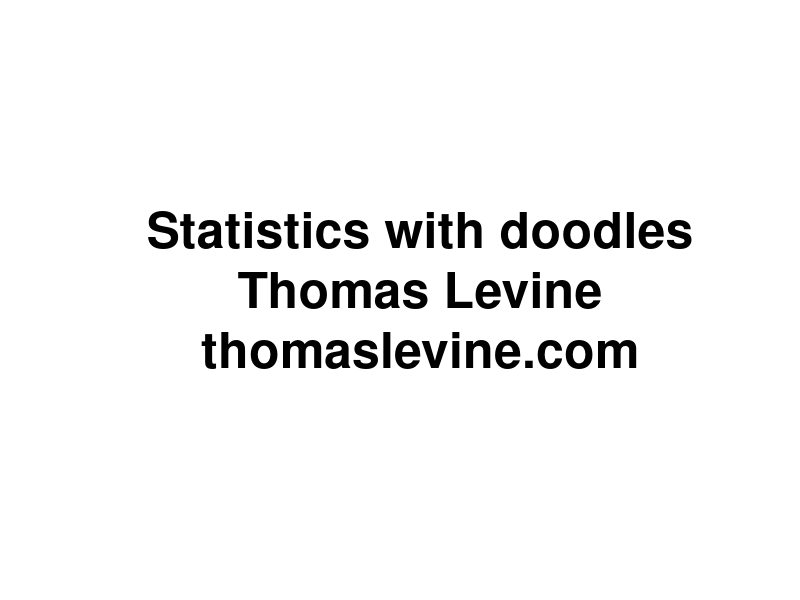
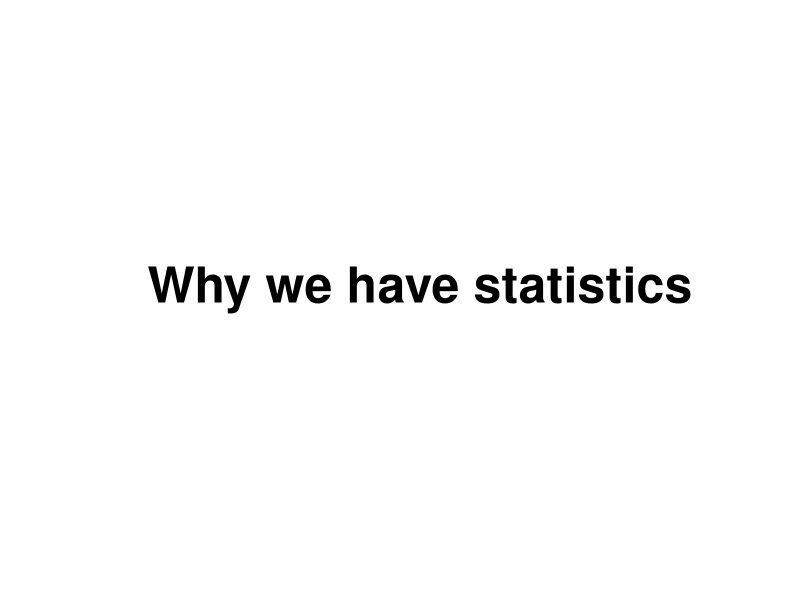
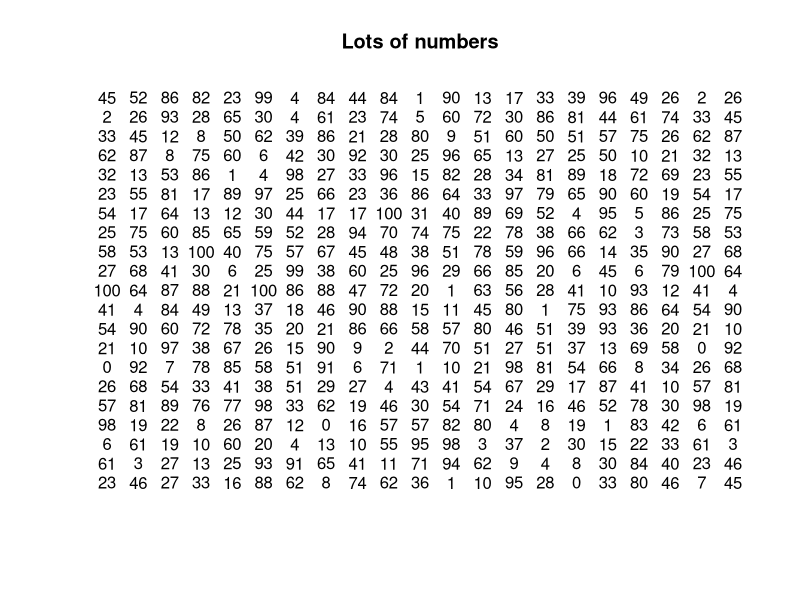
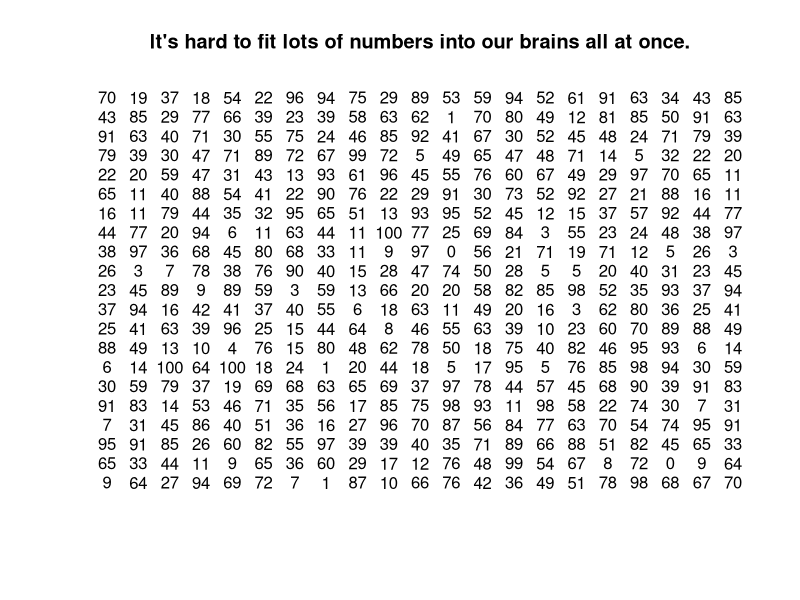
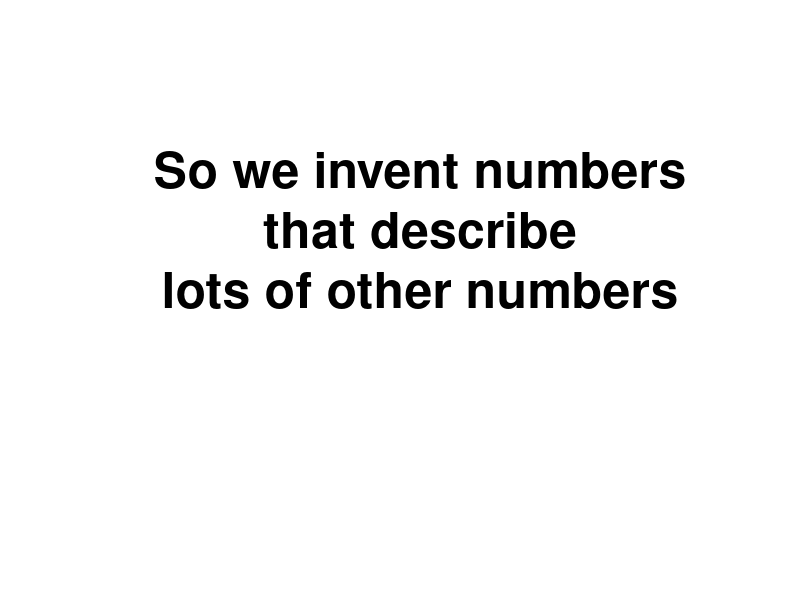
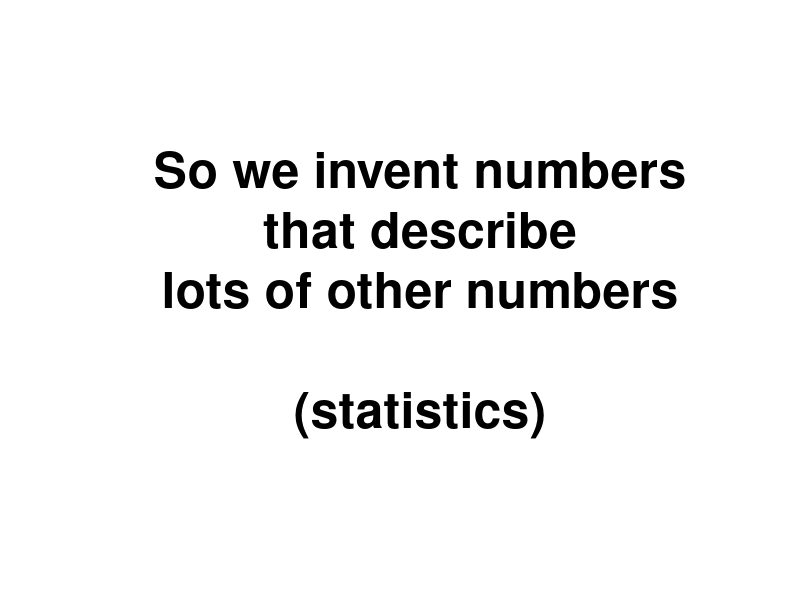
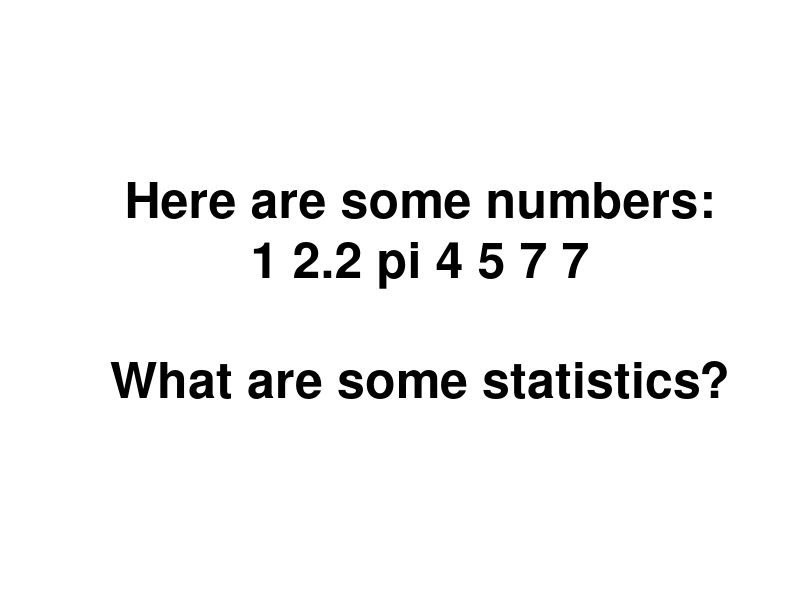
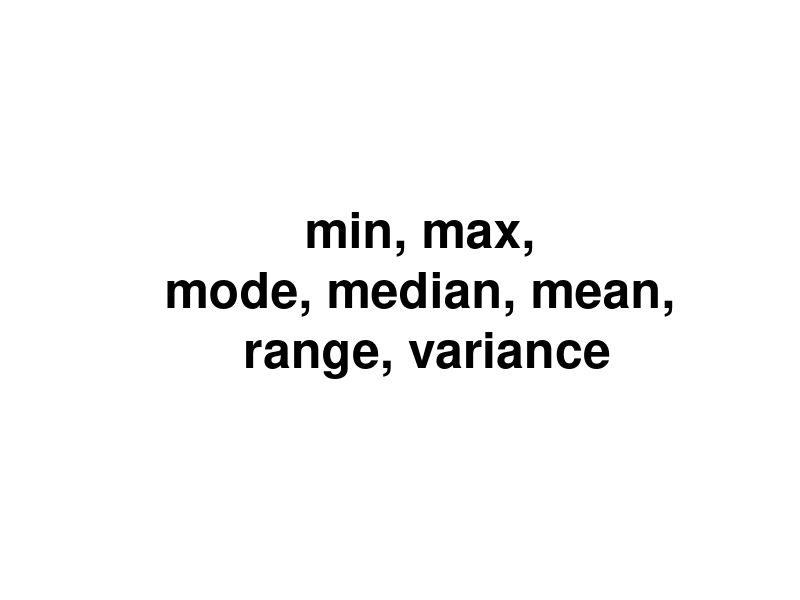

Reproduce these figures in R, in order.
attach(iris)
attach(na.omit(airquality))
attach(cars)

baseplot <- function(main, ...) {
  plot(..., type = 'p', bty = 'n',
    main = main, pch = 21, bg = 'grey', col = NULL,
    col.axis = 'grey', col.lab = 'grey', col.main = 'grey', fg = 'grey')
}
irisplot <- function(main) {
  baseplot(main, Petal.Length ~ Petal.Width)
}

meanplot <- function(main) {
  irisplot(main)
  abline(h = mean(Petal.Length), lty = 2)
  abline(v = mean(Petal.Width), lty = 2)
}

interjection <- function(main) {
  plot.new()
  text(0.5, 0.5, cex = 3, label = main, font = 2)
}

blue <-  rgb(0,0,1,.5)

rand <- data.frame(x = rnorm(100), y = rnorm(100))

# ----------------

statistics <- function() {
# Introduction
interjection('Why we have statistics')

plot(c(-1,1),c(-1,1),xlab='',ylab='',type='n',axes=F,main='Lots of numbers')
text(rep(seq(-1,1,.1),each=21),rep(seq(-1,1,.1),21),round(100*runif(400)))


plot(c(-1,1),c(-1,1),xlab='',ylab='',type='n',axes=F,main='It\'s hard to fit lots of numbers into our brains all at once.')
text(rep(seq(-1,1,.1),each=21),rep(seq(-1,1,.1),21),round(100*runif(400)))

interjection('So we invent numbers\nthat describe\nlots of other numbers\n\n')
interjection('So we invent numbers\nthat describe\nlots of other numbers\n\n(statistics)')

interjection('Here are some numbers:\n1 2.2 pi 4 5 7 7\n\nWhat are some statistics?')
interjection('min, max,\nmode, median, mean,\n range, variance')
interjection('how many integers,\nwhether the numbers are sorted\n&c.')
interjection('')
interjection('Measuring linear relationships')
}

linear.relationships <- function() {
baseplot('Normal random noise', rand$y ~ rand$x)

irisplot('Two iris variables that move together')

baseplot('Two air quality variables that move oppositely', Ozone ~ Wind) 

Weight <- ChickWeight$weight
Time <- ChickWeight$Time
baseplot('Not a linear relationship', Weight ~ Time) 
}

covariance <- function() {
# Motivation for covariance
interjection('We want a number\nthat describes\nwhether two variables\nmove together.')

irisplot('It should be high for these variables')

rand <- data.frame(x = rnorm(100), y = rnorm(100))
baseplot('It should be low for these variables', Ozone ~ Wind) 

baseplot('It should be near zero for these variables', rand$y ~ rand$x)

# Computing covariance
interjection('Covariance')

irisplot('The iris variables')

meanplot('Find the means')

meanplot('Draw a rectangle')
rect(xleft = mean(Petal.Width),
     ybottom = mean(Petal.Length),
     xright = Petal.Width[c(44,72)],
     ytop = Petal.Length[c(44,72)])

irisplot('Draw all the rectangles')
valence <- (Petal.Length - mean(Petal.Length)) *
           (Petal.Width - mean(Petal.Width)) > 0
rect(xleft = mean(Petal.Width),
     ybottom = mean(Petal.Length),
     xright = Petal.Width,
     ytop = Petal.Length,
     col = rgb(1-valence, 0, valence,.1),
     lty = 'blank')

irisplot('Why did I color them blue and red?')
valence <- (Petal.Length - mean(Petal.Length)) *
           (Petal.Width - mean(Petal.Width)) > 0
rect(xleft = mean(Petal.Width),
     ybottom = mean(Petal.Length),
     xright = Petal.Width,
     ytop = Petal.Length,
     col = rgb(1-valence, 0, valence,.1),
     lty = 'blank')

irisplot('Why did I color them blue and red?')
valence <- (Petal.Length - mean(Petal.Length)) *
           (Petal.Width - mean(Petal.Width)) > 0
rect(xleft = mean(Petal.Width),
     ybottom = mean(Petal.Length),
     xright = Petal.Width,
     ytop = Petal.Length,
     col = rgb(1-valence, 0, valence,.1),
     lty = 'blank')
text(x = max(Petal.Width), y = max(Petal.Length), pos = 2, label = 'Evidence of\nmovement together')
text(x = min(Petal.Width), y = min(Petal.Length), pos = 4, label = 'Evidence of\nmovement together')
text(x = max(Petal.Width), y = min(Petal.Length), pos = 2, label = 'Evidence of\nmovement oppositely')
text(x = min(Petal.Width), y = max(Petal.Length), pos = 4, label = 'Evidence of\nmovement oppositely')

plot(c(-1,1),c(-1,1),main = 'Add the blues together. (This is at a different scale.)',
  type = 'n', axes = F, xlab = '', ylab = '')
rect(xleft = -1, ybottom = -1, xright = 1, ytop = 1, lty = 'blank', col = 'blue')

plot(c(-1,1),c(-1,1),main = 'Add the reds together.',
  type = 'n', axes = F, xlab = '', ylab = '')
rect(xleft = -1, ybottom = -1, xright = 1, ytop = 1, lty = 'blank', col = 'blue')
rect(xleft = .8, ybottom = -1, xright = 1, ytop = -.8, lty = 'blank', col = 'red')

plot(c(-1,1),c(-1,1),main = 'Subtract the reds.',
  type = 'n', axes = F, xlab = '', ylab = '')
rect(xleft = -1, ybottom = -1, xright = 1, ytop = 1, lty = 'blank', col = 'blue')
rect(xleft = .8, ybottom = -1, xright = 1, ytop = -.8, lty = 'blank', col = 'white')

plot(c(-1,1),c(-1,1),main = 'Divide into as many equal pieces as we have irises (n).',
  type = 'n', axes = F, xlab = '', ylab = '')
rect(xleft = -1, ybottom = -1, xright = 1, ytop = 1, lty = 'blank', col = 'blue')
rect(xleft = .8, ybottom = -1, xright = 1, ytop = -.8, lty = 'blank', col = 'white')
abline(v = 2 * (-.5 + ((1:nrow(iris))/nrow(iris))))

plot(c(-1,1),c(-1,1),main = 'This blue sliver is the covariance.',
  type = 'n', axes = F, xlab = '', ylab = '')
rect(xleft = -.3, xright = -.3 + (.5/nrow(iris)), ybottom = -1, ytop = 1,
  col = 'blue', lty = 'blank')
}

covariance.notpositive <- function() {
irisplot('That was for this sort of relationship.')
valence <- (Petal.Length - mean(Petal.Length)) *
           (Petal.Width - mean(Petal.Width)) > 0
rect(xleft = mean(Petal.Width),
     ybottom = mean(Petal.Length),
     xright = Petal.Width,
     ytop = Petal.Length,
     col = rgb(1-valence, 0, valence,.1),
     lty = 'blank')

baseplot('What if we have more red than blue?', Ozone ~ Wind)
valence <- (Ozone - mean(Ozone)) *
           (Wind - mean(Wind)) > 0
rect(xleft = mean(Wind),
     ybottom = mean(Ozone),
     xright = Wind,
     ytop = Ozone,
     col = rgb(1-valence, 0, valence,.1),
     lty = 'blank')

plot(c(-1,1),c(-1,1),main = 'Add the blues together. (This is at a different scale.)',
  type = 'n', axes = F, xlab = '', ylab = '')
rect(xleft = -1, ybottom = .8, xright = -.8, ytop = 1, lty = 'blank', col = 'blue')

plot(c(-1,1),c(-1,1),main = 'Add the reds together.',
  type = 'n', axes = F, xlab = '', ylab = '')
rect(xleft = -1, ybottom = -1, xright = 1, ytop = 1, lty = 'blank', col = 'red')
rect(xleft = -1, ybottom = .8, xright = -.8, ytop = 1, lty = 'blank', col = 'blue')

plot(c(-1,1),c(-1,1),main = 'Subtract the reds.',
  type = 'n', axes = F, xlab = '', ylab = '')
rect(xleft = -1, ybottom = -1, xright = 1, ytop = 1, lty = 'blank', col = 'red')
rect(xleft = -1, ybottom = .8, xright = -.8, ytop = 1, lty = 'blank', col = 'white')

plot(c(-1,1),c(-1,1),main = 'Divide into as many equal pieces as we have readings (n).',
  type = 'n', axes = F, xlab = '', ylab = '')
rect(xleft = -1, ybottom = -1, xright = 1, ytop = 1, lty = 'blank', col = 'red')
rect(xleft = -1, ybottom = .8, xright = -.8, ytop = 1, lty = 'blank', col = 'white')
abline(v = 2 * (-.5 + ((1:nrow(iris))/nrow(iris))))

plot(c(-1,1),c(-1,1),main = 'This red sliver is the covariance.',
  type = 'n', axes = F, xlab = '', ylab = '')
rect(xleft = -.3, xright = -.3 + (.5/nrow(iris)), ybottom = -1, ytop = 1,
  col = 'red', lty = 'blank')

plot(c(-1,1),c(-1,1),main = 'This red sliver is the covariance.',
  type = 'n', axes = F, xlab = '', ylab = '')
rect(xleft = -.3, xright = -.3 + (.5/nrow(iris)), ybottom = -1, ytop = 1,
  col = 'red', lty = 'blank')
text(.3, 0, 'But it\'s\nnegative!', cex = 3, font = 2)

baseplot('What if we have as much red as blue?', rand$y ~ rand$x)
valence <- (rand$y - mean(rand$y)) *
           (rand$x - mean(rand$x)) > 0
rect(xleft = mean(rand$x),
     ybottom = mean(rand$y),
     xright = rand$x,
     ytop = rand$y,
     col = rgb(1-valence, 0, valence,.1),
     lty = 'blank')

plot(c(-1,1),c(-1,1),main = 'Add the blues together. (This is at a different scale.)',
  type = 'n', axes = F, xlab = '', ylab = '')
rect(xleft = -.45, ybottom = -.45, xright = .55, ytop = .55, lty = 'blank', col = 'blue')

plot(c(-1,1),c(-1,1),main = 'Add the reds together.',
  type = 'n', axes = F, xlab = '', ylab = '')
rect(xleft = -.55, ybottom = -.55, xright = .45, ytop = .45, lty = 'blank', col = 'red')

plot(c(-1,1),c(-1,1),main = 'Subtract the reds.',
  type = 'n', axes = F, xlab = '', ylab = '')
points(0,0)
text(0,-.5, '(Covariance is zero.)')
}

variance <- function() {
# Computing variance
interjection('Variance')
interjection('Variance tells us\nhow spread out\nsome numbers are.')
interjection('1, 4, 8, 10\nvs\n4, 4, 5, 6')
interjection('The variance of a variable is\nthe covariance of the variable\nwith itself.')

irisplot('Our two iris variables from before')
interjection('Let\'s look at just one of them.')
baseplot('The points all fall along the same line.', Petal.Length, Petal.Length, asp = 1)
interjection('Let\'s find the variance of Petal.Length')

baseplot('Draw all the rectangles', Petal.Length, Petal.Length, asp = 1)
rect(xleft = mean(Petal.Length),
     ybottom = mean(Petal.Length),
     xright = Petal.Length,
     ytop = Petal.Length,
     col = rgb(0, 0, 1,.1),
     lty = 'blank')

baseplot('Why no red rectangles?', Petal.Length, Petal.Length, asp = 1)
rect(xleft = mean(Petal.Length),
     ybottom = mean(Petal.Length),
     xright = Petal.Length,
     ytop = Petal.Length,
     col = rgb(0, 0, 1,.1),
     lty = 'blank')

plot(c(-1,1),c(-1,1),main = 'Add the blues together. (This is at a different scale.)',
  type = 'n', axes = F, xlab = '', ylab = '')
rect(xleft = -1, ybottom = -1, xright = 1, ytop = 1, lty = 'blank', col = 'blue')

plot(c(-1,1),c(-1,1),main = 'We have no reds to subtract.',
  type = 'n', axes = F, xlab = '', ylab = '')
rect(xleft = -1, ybottom = -1, xright = 1, ytop = 1, lty = 'blank', col = 'blue')

plot(c(-1,1),c(-1,1),main = 'Divide into as many equal pieces as we have dots (n).',
  type = 'n', axes = F, xlab = '', ylab = '')
rect(xleft = -1, ybottom = -1, xright = 1, ytop = 1, lty = 'blank', col = 'blue')
abline(v = 2 * (-.5 + ((1:nrow(iris))/nrow(iris))))

plot(c(-1,1),c(-1,1),main = 'This blue sliver is the variance.',
  type = 'n', axes = F, xlab = '', ylab = '')
rect(xleft = -.3, xright = -.3 + (.5/nrow(iris)), ybottom = -1, ytop = 1,
  col = 'blue', lty = 'blank')
}

correlation <- function() {
# Correlation
interjection('A problem with covariance')
interjection('Covariance has units!\n\n(x-unit times y-unit)')
interjection('Which relationship is stronger\n(more linear)?')

par(mfrow = 1:2)
.cov <- round(cov(Petal.Length,Petal.Width), 2)
irisplot(paste0('Irises (cov = ', .cov, ' cm^2)'))
.cov <- round(cov(speed,dist), 2)
baseplot(paste0('Cars (cov =', .cov, ' mph*ft)'), speed ~ dist)
par(mfrow = c(1,1))

interjection('Oh noes!')
interjection('We can divide\nthe covariance\nby the variances\nto standardize it.')

irisplot('We\'re using these data again.')

a <- sd(Petal.Length)
b <- sd(Petal.Width)
ab <- max(a,b)
corbase <- function(main = '', low = -1) {
  plot(c(low * ab,ab),c(low * ab,ab),main = main, type = 'n', axes = F, xlab = '', ylab = '', asp = 1)
  rect(xright = 0, ybottom = 0, xleft = -a, ytop = a, col = 'grey', lty = 'blank')
  text(-a/2,a/2,'var(Petal.Width)')
  rect(xleft = 0, ytop = 0, xright = b, ybottom = -b, col = 'grey', lty = 'blank')
  text(b/2,-b/2,'var(Petal.Length)')
}

corbase()
rect(xleft = 0, ybottom = 0, xright = b, ytop = a, col = 'black', lty = 'blank')
text(b/2,a/2,'sd(Petal.Width)*\nsd(Petal.Length)', col = 'white')

corbase()
rect(xleft = 0, ybottom = 0, xright = b, ytop = a, col = 'black', lty = 'blank')
text(b/2,a/2,'sd(Petal.Width)*\nsd(Petal.Length)', col = 'white')
text(-a/2,-b/2,'The black rectangle is\nlike an average variance.')

corbase()
rect(xleft = 0, ybottom = 0, xright = b, ytop = a, col = 'black', lty = 'blank')
text(b/2,a/2,'sd(Petal.Width)*\nsd(Petal.Length)', col = 'white')
text(-a/2,-b/2,'cov(Petal.Width,Petal.Length)\ncannot be bigger than\nblack rectangle.')

interjection('Why?')

irisplot('Covariance has red rectangles.')
valence <- (Petal.Length - mean(Petal.Length)) *
           (Petal.Width - mean(Petal.Width)) > 0
rect(xleft = mean(Petal.Width),
     ybottom = mean(Petal.Length),
     xright = Petal.Width,
     ytop = Petal.Length,
     col = rgb(1-valence, 0, valence,.1),
     lty = 'blank')

baseplot('Variance doesn\'t have red rectangles.', Petal.Length, Petal.Length, asp = 1)
rect(xleft = mean(Petal.Length),
     ybottom = mean(Petal.Length),
     xright = Petal.Length,
     ytop = Petal.Length,
     col = rgb(0, 0, 1,.1),
     lty = 'blank')

corbase()
rect(xleft = 0, ybottom = 0, xright = b, ytop = a, col = 'black', lty = 'blank')
text(b/2,a/2,'sd(Petal.Width)*\nsd(Petal.Length)', col = 'white')
text(-a/2,-b/2,'cov(Petal.Width,Petal.Length)\ncannot be bigger than\nblack rectangle.')

corbase('Let\'s zoom in.', low = -.05)
rect(xleft = 0, ybottom = 0, xright = b, ytop = a, col = 'black', lty = 'blank')
text(b/2,a/2,'sd(Petal.Width)*\nsd(Petal.Length)', col = 'white')

a <- sd(Petal.Length)
b <- sd(Petal.Width)
ab <- max(a,b)
corbase <- function(main = '', low = -1) {
  plot(c(low * ab,ab),c(low * ab,ab),main = main, type = 'n', axes = F, xlab = '', ylab = '', asp = 1)
  rect(xright = 0, ybottom = 0, xleft = -a, ytop = a, col = 'grey', lty = 'blank')
  text(-a/2,a/2,'var(Petal.Width)')
  rect(xleft = 0, ytop = 0, xright = b, ybottom = -b, col = 'grey', lty = 'blank')
  text(b/2,-b/2,'var(Petal.Length)')
}

r <-  cor(Petal.Length,Petal.Width)
corbase('Squish covariance vertically into the rectangle.', low = -.05)
rect(xleft = 0, ybottom = 0, xright = b, ytop = a, col = 'black', lty = 'blank')
rect(xleft = 0, ybottom = 0, xright = b, ytop = a * r, col = 'blue', lty = 'blank')

interjection('Correlation (R)\nis the ratio of\nthe small rectangle\nto the big rectangle.')

corbase('Squish covariance vertically into the rectangle.', low = -.05)
rect(xleft = 0, ybottom = 0, xright = b, ytop = a, col = 'black', lty = 'blank')
rect(xleft = 0, ybottom = 0, xright = b, ytop = a * r, col = 'blue', lty = 'blank')
text(b/2,r*a/2,'cov(Petal.Width,\nPetal.Length)', col = 'white', font = 2)
text(0, r*a/2, 'R * sd(Petal.Length)', col = 'blue', font = 2, srt = 90, adj = c(0.5,-1))

corbase('Squish covariance horizontally into the rectangle.', low = -.05)
rect(xleft = 0, ybottom = 0, xright = b, ytop = a, col = 'black', font = 2, lty = 'blank')
rect(xleft = 0, ybottom = 0, xright = b * r, ytop = a, col = 'blue', lty = 'blank')
text(r*b/2,a/2,'cov(Petal.Width,\nPetal.Length)', col = 'white', font = 2)
text(b/2, 0, 'R * sd(Petal.Width', adj = c(0.5,1.5), col = 'blue', font = 2)

interjection('People like to\ntalk about R-squared.')

corbase('Intersect the two squished covariance rectangles.', low = -.05)
rect(xleft = 0, ybottom = 0, xright = b, ytop = a, col = 'black', lty = 'blank')
rect(xleft = 0, ybottom = 0, xright = b * r, ytop = a * r, col = 'purple', lty = 'blank')
text(r*b/2,a/2,'cov(Petal.Width, Petal.Length)', col = 'purple')
text(0, r*a/2, 'R ^ 2 * sd(Petal.Length)',srt = 90, pos = 2, col = 'purple', font = 2)
text(r*b/2, 0, 'R ^ 2 * sd(Petal.Width)', adj = c(0.5,1.5), col = 'purple', font = 2)

corbase('Intersect the two squished covariance rectangles.')
rect(xleft = 0, ybottom = 0, xright = b, ytop = a, col = 'black', lty = 'blank')
rect(xleft = 0, ybottom = 0, xright = b * r, ytop = a * r, col = 'purple', lty = 'blank')
text(r*b/2,a/2,'cov(Petal.Width, Petal.Length)', col = 'purple')
text(0, r*a/2, 'R ^ 2 * sd(Petal.Length)',srt = 90, pos = 2, col = 'purple', font = 2)
text(r*b/2, 0, 'R ^ 2 * sd(Petal.Width)', adj = c(0.5,1.5), col = 'purple', font = 2)

interjection('That was for very\npositive (blue) covariances.')
interjection('What if covariance is negative (red)?')

irisplot('We were just using these data.')
baseplot('What if we had these data?', Ozone ~ Wind) 
baseplot('What if we had these data?', Ozone ~ Wind) 
valence <- (Ozone - mean(Ozone)) *
           (Wind - mean(Wind)) > 0
rect(xleft = mean(Wind),
     ybottom = mean(Ozone),
     xright = Wind,
     ytop = Ozone,
     col = rgb(1-valence, 0, valence,.1),
     lty = 'blank')

a <- sd(Ozone)
b <- sd(Wind)
ab <- max(a,b)
corbase <- function(main = '', low = -1) {
  plot(c(low * ab,ab),c(low * ab,ab),main = main, type = 'n', axes = F, xlab = '', ylab = '', asp = 1)
  rect(xright = 0, ybottom = 0, xleft = -a, ytop = a, col = 'grey', lty = 'blank')
  text(-a/2,a/2,'var(Wind)')
  rect(xleft = 0, ytop = 0, xright = b, ybottom = -b, col = 'grey', lty = 'blank')
  text(b/2,-b/2,'var(Ozone)')
}

r <-  -cor(Ozone,Wind)
corbase('R is the same, just negative.', low = -.05)
rect(xleft = 0, ybottom = 0, xright = b, ytop = a, col = 'black', lty = 'blank')
rect(xleft = 0, ybottom = 0, xright = b, ytop = a * r, col = 'red', lty = 'blank')

corbase('R-squared is the same, and it is always positive.', low = -.05)
rect(xleft = 0, ybottom = 0, xright = b, ytop = a, col = 'black', lty = 'blank')
rect(xleft = 0, ybottom = 0, xright = b * r, ytop = a * r, col = 'purple', lty = 'blank')

corbase('Zoom back out.')
rect(xleft = 0, ybottom = 0, xright = b, ytop = a, col = 'black', lty = 'blank')
rect(xleft = 0, ybottom = 0, xright = b, ytop = a * r, col = 'red', lty = 'blank')
}

comparing.correlations <- function() {
  interjection('And now we can compare correlations.')
  
}

least.squares.regression <- function() {
interjection('If we transform the covariance a bit,\nwe can also make predictions.')
interjection('Let\'s use x to predict y.')
interjection('y = b0  + b1 * x')
interjection('Let\'s invent b1.')
interjection('')
interjection('What values should it have?')
interjection('If covariance is very positive\nand x is high,\ny should be high.\n\n(We want b1 to be positive.)')
interjection('If covariance is very negative\nand x is high,\ny should be low.\n\n(We want b1 to be negative.)')
interjection('If covariance is low,\nwe have no idea what y is.\n\n(b1 is around zero.)')
interjection('')
interjection('Let\'s think about units again.')

plot(c(-1,1),c(-1,1),main = 'Covariance is an area; its unit is the product of the x and y units.',
  type = 'n', axes = F, xlab = '', ylab = '')
rect(xleft = -.3, xright = -.3 + (.5/nrow(iris)), ybottom = -1, ytop = 1,
  col = 'blue', lty = 'blank')

plot(c(-1,1),c(-1,1),main = 'Variance is a special covariance; its unit is the square of the x unit.',
  type = 'n', axes = F, xlab = '', ylab = '')
rect(xleft = -.3, xright = -.3 + (.5/nrow(iris)), ybottom = -1, ytop = 1,
  col = 'blue', lty = 'blank')

a <- sd(Petal.Length)
b <- sd(Petal.Width)
ab <- max(a,b)
corbase <- function(main = '', low = -1) {
  plot(c(low * ab,ab),c(low * ab,ab),main = main, type = 'n', axes = F, xlab = '', ylab = '', asp = 1)
  rect(xright = 0, ybottom = 0, xleft = -a, ytop = a, col = 'grey', lty = 'blank')
  text(-a/2,a/2,'var(Petal.Width)')
  rect(xleft = 0, ytop = 0, xright = b, ybottom = -b, col = 'grey', lty = 'blank')
  text(b/2,-b/2,'var(Petal.Length)')
}

r <-  cor(Petal.Width,Petal.Length)
corbase('Correlation is a ratio of areas with the same units.', low = -.05)
rect(xleft = 0, ybottom = 0, xright = b, ytop = a, col = 'black', lty = 'blank')
rect(xleft = 0, ybottom = 0, xright = b, ytop = a * r, col = 'blue', lty = 'blank')

interjection('The unit of b1 must be y-unit/x-unit.')

corbase('Our covariance picture')
rect(xleft = 0, ybottom = 0, xright = b, ytop = a * r, col = 'blue', lty = 'blank')
text(b,r*a/2,'cov(Petal.Width,\nPetal.Length)', col = 'white', font = 2, pos = 2)
text(0, a*2/3, 'R * sd(Petal.Length)', pos = 2, col = 'black', font = 1, srt = 90)

.adj <- cov(Petal.Width,Petal.Length)/sd(Petal.Length)
corbase('Lay the covariance over one of the variances instead.')
rect(xleft = -a, xright = 0, ybottom = a * (1 - .adj), ytop = a, col = 'blue', lty = 'blank')
text(-a/2,a/2,'cov(Petal.Width, Petal.Length)', col = 'white', font = 2)

corbase('Petal.Length = b0 + b1 * Petal.Width')
rect(xleft = -a, xright = 0, ybottom = a * (1 - .adj), ytop = a, col = 'blue', lty = 'blank')
text(-a/2,a/2,'cov(Petal.Width, Petal.Length)', col = 'white', font = 2)
text(0,a/2,'b1 * sd(Petal.Width)', col = 'blue', pos = 4)

.adj <- cov(Petal.Width,Petal.Length)/sd(Petal.Width)
corbase('Lay the covariance over the other variance.')
rect(xleft = 0, xright = b, ybottom = -b, ytop = -b  * (1 - .adj), col = blue, lty = 'blank')
text(0,0,'cov(Petal.Width,\nPetal.Length)', col = 'white', font = 2, pos = 4)

corbase('Petal.Width = b0 + b1 * Petal.Length')
rect(xleft = 0, xright = b, ybottom = -b, ytop = -b  * (1 - .adj), col = blue, lty = 'blank')
text(a/2,0,'b1 * sd(Petal.Length)', col = 'blue', font = 2, srt = -90)
}


thoughtful.thoughts <- function() {
  interjection('Some things to remember')
  interjection('')

  plot(c(-1,1),c(-1,1),xlab='',ylab='',type='n',axes=F,main='A statistic is a number that describes a lot of other numbers.')
  text(rep(seq(-1,1,.1),each=21),rep(seq(-1,1,.1),21),round(100*runif(400)))
  
  irisplot('The covariance statistic describes the strength of linear relationships.')
  valence <- (Petal.Length - mean(Petal.Length)) *
             (Petal.Width - mean(Petal.Width)) > 0
  rect(xleft = mean(Petal.Width),
       ybottom = mean(Petal.Length),
       xright = Petal.Width,
       ytop = Petal.Length,
       col = rgb(1-valence, 0, valence,.1),
       lty = 'blank')

  baseplot('The variance statistic describes how spread-out some numbers are.', Petal.Length, Petal.Length, asp = 1)
  rect(xleft = mean(Petal.Length),
       ybottom = mean(Petal.Length),
       xright = Petal.Length,
       ytop = Petal.Length,
       col = rgb(0, 0, 1,.1),
       lty = 'blank')

  r <-  cor(Petal.Length,Petal.Width)
  a <- sd(Petal.Length)
  b <- sd(Petal.Width)
  ab <- max(a,b)
  corbase <- function(main = '', low = -1) {
    plot(c(low * ab,ab),c(low * ab,ab),main = main, type = 'n', axes = F, xlab = '', ylab = '', asp = 1)
    rect(xright = 0, ybottom = 0, xleft = -a, ytop = a, col = 'grey', lty = 'blank')
    text(-a/2,a/2,'var(Petal.Width)')
    rect(xleft = 0, ytop = 0, xright = b, ybottom = -b, col = 'grey', lty = 'blank')
    text(b/2,-b/2,'var(Petal.Length)')
  }
  corbase('The correlation statistic is a standardized version of covariance.')
  rect(xleft = 0, ybottom = 0, xright = b, ytop = a, col = 'black', lty = 'blank')
  rect(xleft = 0, ybottom = 0, xright = b * r, ytop = a * r, col = 'purple', lty = 'blank')
  text(r*b/2,a/2,'cov(Petal.Width, Petal.Length)', col = 'purple')
  text(0, r*a/2, 'R ^ 2 * sd(Petal.Length)',srt = 90, pos = 2, col = 'purple', font = 2)
  text(r*b/2, 0, 'R ^ 2 * sd(Petal.Width)', adj = c(0.5,1.5), col = 'purple', font = 2)

  .adj <- cov(Petal.Width,Petal.Length)/sd(Petal.Width)
  corbase('(Beta coefficients for) least-squares regression predict one variable based on another.')
  rect(xleft = 0, xright = b, ybottom = -b, ytop = -b  * (1 - .adj), col = blue, lty = 'blank')
  text(0,0,'cov(Petal.Width,\nPetal.Length)', col = 'white', font = 2, pos = 4)
  interjection('')
  interjection('You can pretty much always draw math.')
}

slides <- function() {
  interjection('Statistics with doodles\nThomas Levine\nthomaslevine.com')
  statistics()
  linear.relationships()
  covariance()
  covariance.notpositive()
  interjection('Let\'s review the previous slides quickly.')
  linear.relationships()
  covariance()
  covariance.notpositive()
  interjection('')
  variance()
  interjection('')
  correlation()
  interjection('Remember how this fits in.')
  covariance()
  correlation()
  interjection('')
  least.squares.regression()
  interjection('')
  interjection('Let\'s go over everything\none last time.')
  linear.relationships()
  covariance()
  covariance.notpositive()
  variance()
  correlation()
  least.squares.regression()
  interjection('')
  thoughtful.thoughts()
}

pdf('doodles.pdf', width = 11, height = 8.5)
slides()
dev.off()
